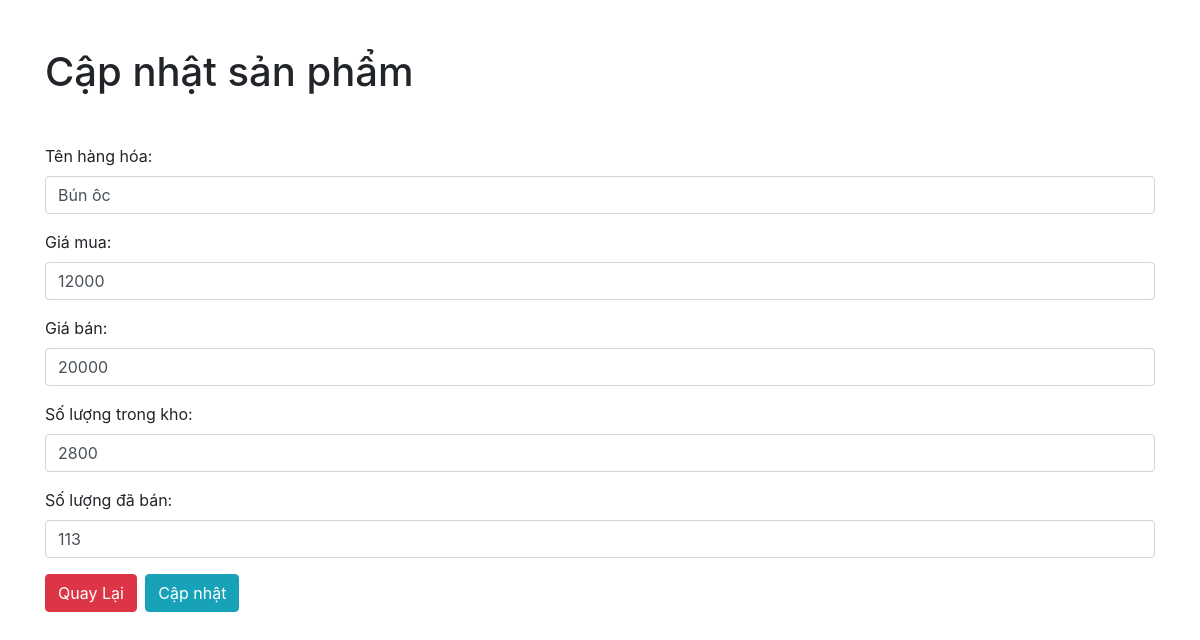
Screenshot of /update/6/ with the database file from the repository.
### api/models.py (models this page shows)
class Product(models.Model):
    name = models.CharField(max_length=100)
    purchase_price = models.DecimalField(max_digits=10, decimal_places=0)
    selling_price = models.DecimalField(max_digits=10, decimal_places=0)
    quantity = models.PositiveIntegerField()
    quantity_sold = models.PositiveIntegerField(default=0)

### api/views.py (the view, shortened to what this page needs)
# urls.py: path('update/<int:product_id>/', views.product_update, name="product_update"),
def product_update(request, product_id):
    item = Product.objects.get(id=product_id)
    return render(request, 'update.html', {"item":item,})

### api/templates/update.html (shortened to what this page needs)
<!DOCTYPE html>
<html lang="en">
<head>
    <link rel="stylesheet" href="https://maxcdn.bootstrapcdn.com/bootstrap/4.5.2/css/bootstrap.min.css">
</head>
<body>
    <div class="mt-5">
        <div class="container">
            <h1 class="mb-5">Cập nhật sản phẩm</h1>
            <form method="post" action="/update/{{item.id}}/">
                <div class="mb-3">
                    <label for="name" class="form-label">Tên hàng hóa:</label>
                    <input type="text" class="form-control" name="name" value="{{item.name}}" required>
                </div>
                <div class="mb-3">
                    <label for="purchase_price" class="form-label">Giá mua:</label>
                    <input type="number" step="0.01" class="form-control" name="purchase_price" value="{{item.purchase_price}}" required>
                </div>
                <div class="mb-3">
                    <label for="selling_price" class="form-label">Giá bán:</label>
                    <input type="number" step="0.01" class="form-control" name="selling_price" value="{{item.selling_price}}" required>
                </div>
                <div class="mb-3">
                    <label for="quantity" class="form-label">Số lượng trong kho:</label>
                    <input type="number" class="form-control" name="quantity" value="{{item.quantity}}" required>
                </div>
                <div class="mb-3">
                    <label for="sold_quantity" class="form-label">Số lượng đã bán:</label>
                    <input type="number" class="form-control" name="sold_quantity" value="{{item.quantity_sold}}" required>
                </div>
                <a href="/" class="btn btn-danger mr-1">Quay Lại</a>
                <button type="submit" class="btn btn-info">Cập nhật</button>
            </form>
        </div>
    </div>
</body>
</html>

### rows the page displays
Product: name "Bún ôc", purchase_price "12000", selling_price "20000", quantity "2800", sold_quantity "113"
